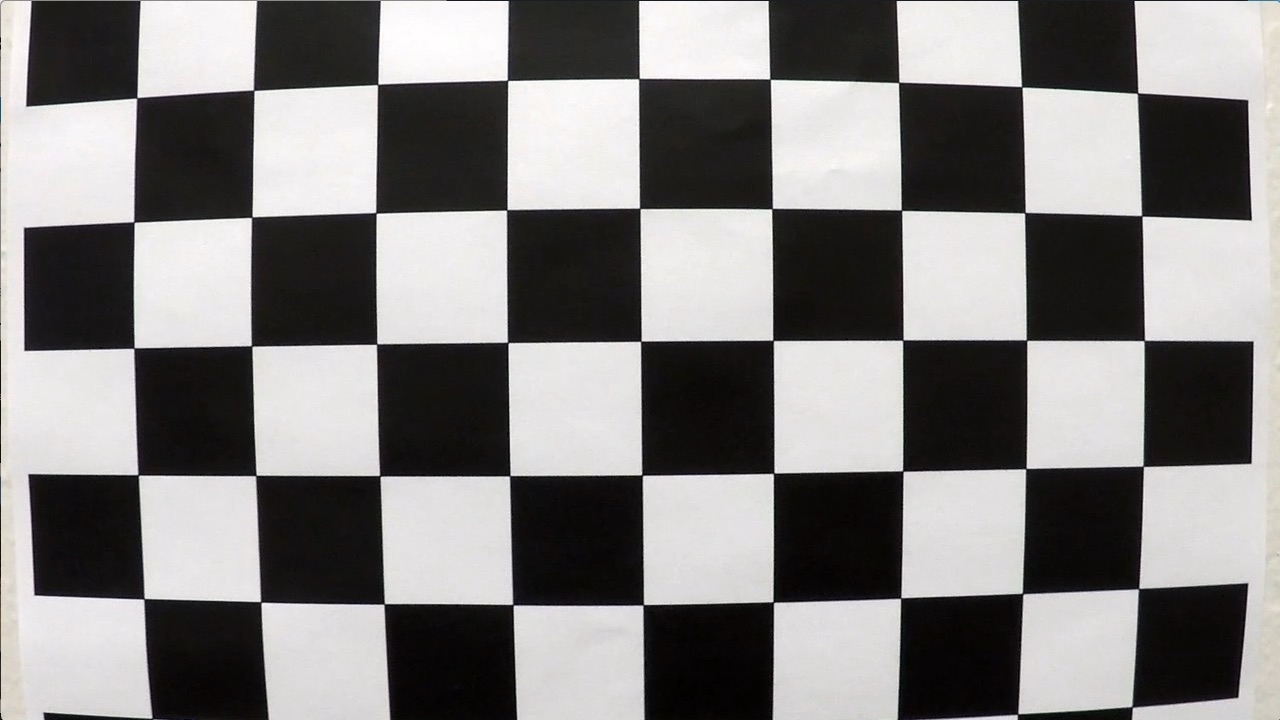
#> input picture camera_cal/calibration1.jpg, 1280 x 720 px, given in place of 1589131910.8781476.jpg, which was not available
$ python calibration.py
#> lines starting #> are read from the running program, lines starting #| are printed output that depends on the picture; pictures that were not available may be replaced by others from this repository, and a replacement may not be noted
import os
import numpy as np
import cv2
import matplotlib.pyplot as plt
import matplotlib.image as mpimg
from albumentations import CLAHE


def calibrate(nx, ny):
    """
    Compute the camera calibration matrix and distortion coefficients given a set of chessboard images.
    """
    objpoints = []
    imgpoints = []

    objp = np.zeros((ny*nx,3), np.float32)
    objp[:,:2] = np.mgrid[0:nx,0:ny].T.reshape(-1,2)

    img = mpimg.imread('../camera_cal/calibration2.jpg')
    gray = cv2.cvtColor(img, cv2.COLOR_RGB2GRAY)
    ret, corners = cv2.findChessboardCorners(gray, (nx, ny), None)
    if ret == True:

        imgpoints.append(corners)
        objpoints.append(objp)
        resp, mtx, dist, rvecs, tvecs = cv2.calibrateCamera(objpoints, imgpoints, gray.shape[::-1], None, None)
        offset = 100
        image_size = (gray.shape[1], gray.shape[0])
        dst = np.float32([[offset, offset],
                        [image_size[0]-offset, offset],
                        [image_size[0]-offset, image_size[1]-offset],
                        [offset, image_size[1]-offset]])
        return mtx, dist


def IMG(image):
    img = mpimg.imread(image)
#> img is the input picture: shape (720, 1280, 3); mean R, G, B 130.1, 128.4, 127.8
    img = cv2.resize(img, (int(img.shape[1]/2), int(img.shape[0]/2)))
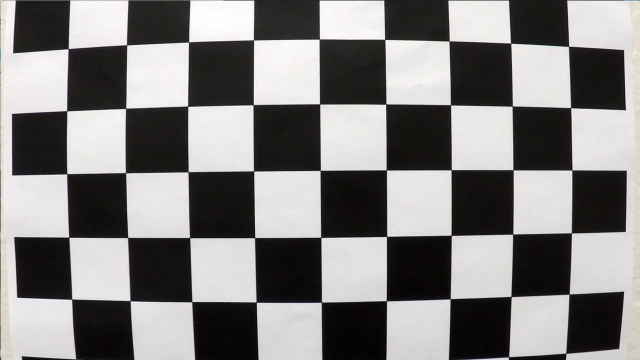
#> img: shape (360, 640, 3); mean R, G, B 130.2, 128.5, 127.9
    width = img.shape[1]
#> width = 640
    height = img.shape[0]
#> height = 360
    return img, width, height

img, width, height = IMG('../data/image/GH040022/1589131910.8781476.jpg')
#> width = 640; height = 360


def display(img, modif, title):

    while True:

        cv2.imshow('origin', img)
        cv2.imshow(title, modif)
        if cv2.waitKey(1) & 0xFF == ord('q'):
                break


def undist(img):
    """
    Apply a distortion correction to raw images.
    """
    mtx, dist = calibrate(9, 6)
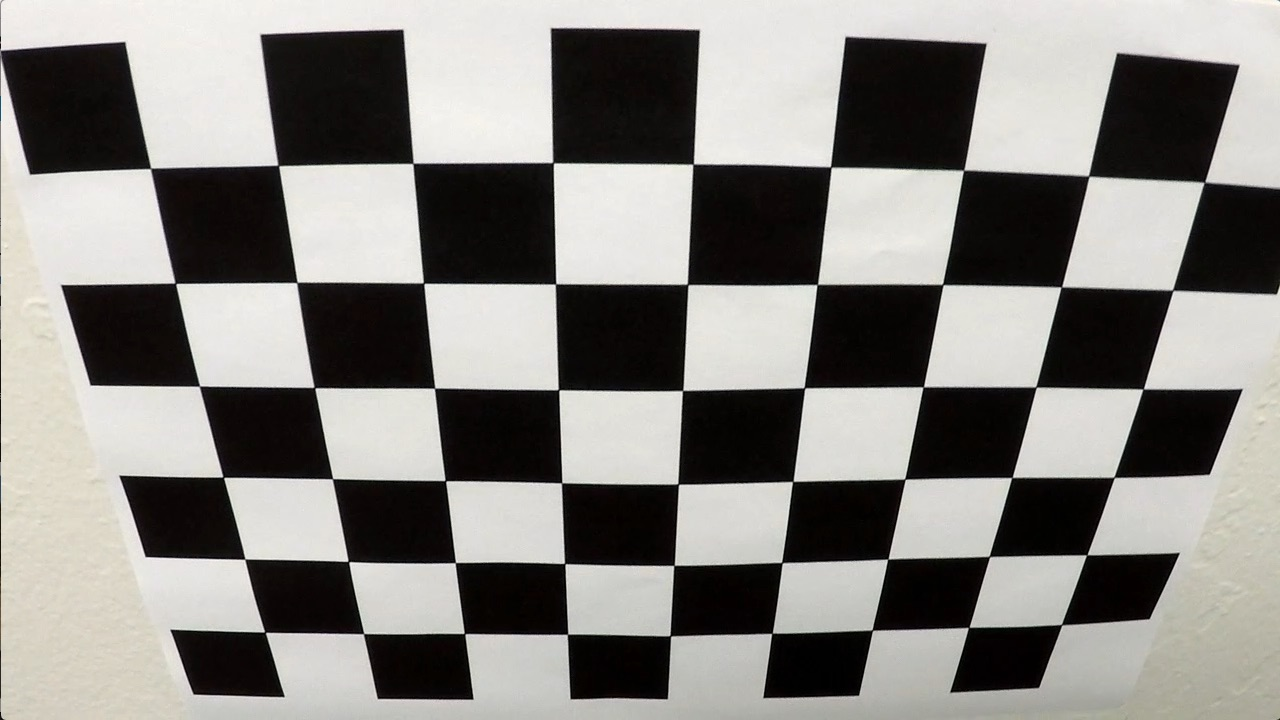
#> input picture camera_cal/calibration2.jpg, 1280 x 720 px
#> in calibrate, img is the input picture: shape (720, 1280, 3); mean R, G, B 134.4, 132.4, 128.5
#> in calibrate, `ret, corners = cv2.findChessboardCorners(gray, (nx, ny), None)`: ret = True; corners = 54 rows, first 8: [150.6, 168.4], [278.3, 165.4], [412.9, 163.5], [553, 162.6], [693.2, 164.2], [830.6, 166.9], [963.5, 170.4], [1088.6, 176.1]
#> in calibrate, `resp, mtx, dist, rvecs, tvecs = cv2.calibrateCamera(objpoints, imgpoin..`: resp = 0.867; mtx = [[788.8, 0, 646.8], [0, 756, 212.5], [0, 0, 1]]; dist = [[-0.159, 0.0736, 0.0212, 0.00277, -0.00689]]; rvecs = ([0.401, -0.0328, 0.0155],); tvecs = ([-3.67, -0.395, 5.45],)
#> mtx = [[788.8, 0, 646.8], [0, 756, 212.5], [0, 0, 1]]; dist = [[-0.159, 0.0736, 0.0212, 0.00277, -0.00689]]
    undist_pic = cv2.undistort(img, mtx, dist, None, mtx)
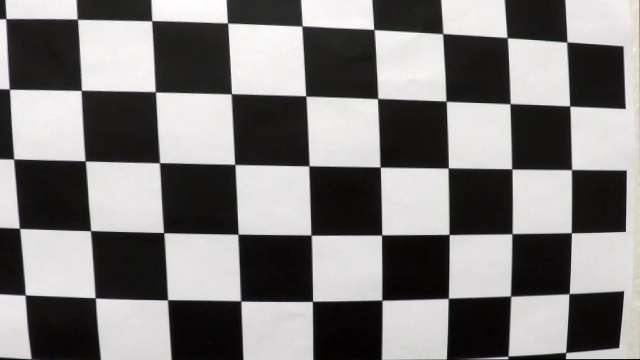
#> undist_pic: shape (360, 640, 3); mean R, G, B 127.1, 125.4, 124.8

    return undist_pic, img

undist_pic, img = undist(img)

display(img, undist_pic, 'undist')
#> (key q is pressed here)


def warp(img):
    print(img.shape)
#| (360, 640, 3)
    offset = 300
    src = np.float32(
            [
            [200, 150],
            [200, 330],
            [860, 330],
            [860, 150]
            ])
    print(src)
    dst = np.float32(
            [[(width / 4), 0],
            [(width / 4), height],
            [(width * 5 / 4), height],
            [(width * 5 / 4), 0]])
#> dst = [[160, 0], [160, 360], [800, 360], [800, 0]]
    print(dst)
#| [[160.   0.]
#|  [160. 360.]
#|  [800. 360.]
#|  [800.   0.]]
    M = cv2.getPerspectiveTransform(src, dst)
#> M = [[0.97, 8.69e-18, -33.94], [-8.61e-17, 2, -300], [-2.39e-19, 3.02e-35, 1]]
    Minv = cv2.getPerspectiveTransform(dst, src)
#> Minv = [[1.03, 0, 35], [0, 0.5, 150], [0, 0, 1]]
    warped = cv2.warpPerspective(img, M, (width, height), flags=cv2.INTER_LINEAR)
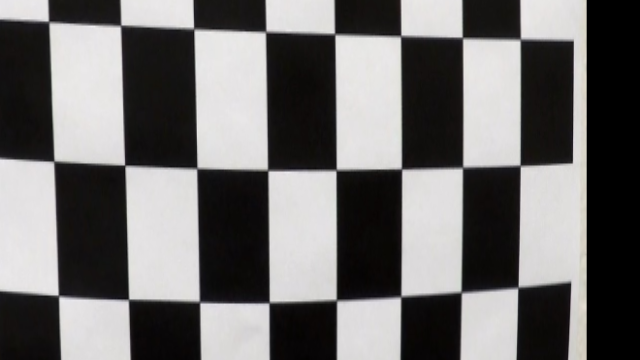
#> warped: shape (360, 640, 3); mean R, G, B 111.8, 110.3, 109.9

    return warped


warp = warp(undist_pic)
display(img, warp, 'warp')
#> (key Esc is pressed here)

im = cv2.rectangle(undist_pic,(200, 150),(860,330),(0,255,0),3)
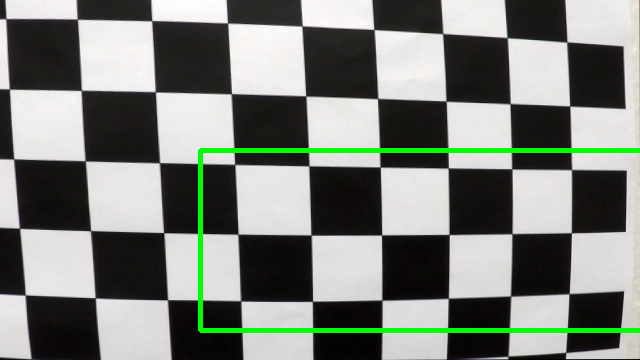
#> im: shape (360, 640, 3); mean R, G, B 124.3, 128.6, 122.1
display(img, im, 'test')
